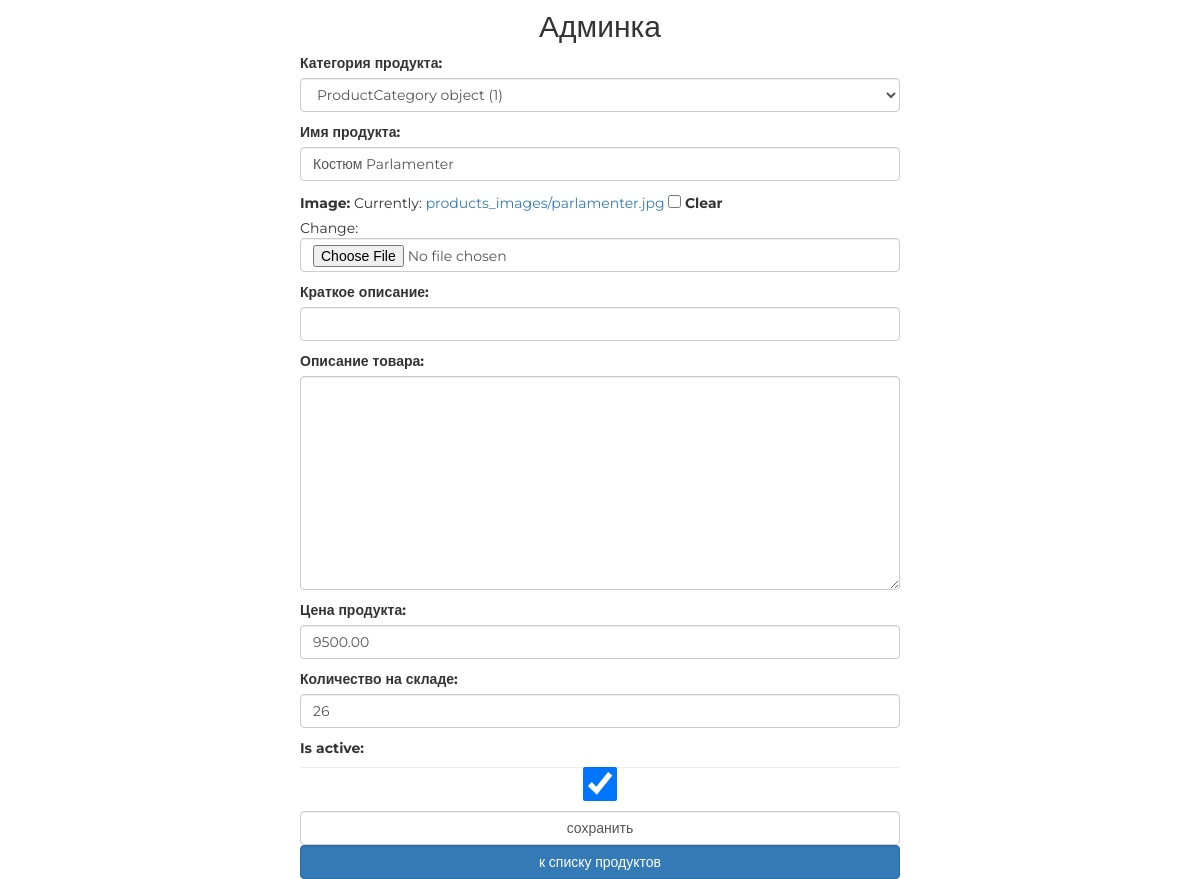
/my/admin/product/update/1/ (signed in), run on the app's committed database.
### mainapp/models.py (models this page shows)
class Product(models.Model):
    category = models.ForeignKey(ProductCategory, verbose_name='категория продукта', on_delete=models.CASCADE)
    name = models.CharField('имя продукта', max_length=128)
    image = models.ImageField(upload_to='products_images', blank=True)
    short_desc = models.CharField('краткое описание', max_length=64, blank=True)
    desc = models.TextField('описание товара', blank=True)
    price = models.DecimalField('цена продукта', max_digits=8, decimal_places=2, default=0)
    quantity = models.PositiveIntegerField('количество на складе', default=0)
    is_active = models.BooleanField(default=True)

### adminapp/views.py (the view, shortened to what this page needs)
# urls.py: path('product/update/<int:pk>/', adminapp.ProductUpdateView.as_view(), name='product_update'),
class ProductUpdateView(SuperUserOnlyMixin, PageTitleMixin, UpdateView):
    model = Product
    form_class = AdminProductUpdateForm
    def get_context_data(self, **kwargs):
        context = super().get_context_data(**kwargs)
        context['title'] = 'Продукты/редактирование'
        context['object'] = self.get_object()
        return context

### adminapp/forms.py
class AdminProductUpdateForm(forms.ModelForm):
    class Meta:
        model = Product
        fields = '__all__'
    def __init__(self, *args, **kwargs):
        super().__init__(*args, **kwargs)
        for field_name, field in self.fields.items():
            field.widget.attrs['class'] = 'form-control'

### adminapp/views.py (called while the page is built)
    @method_decorator(user_passes_test(lambda x: x.is_superuser))
    def dispatch(self, request, *args, **kwargs):
        return super().dispatch(request, *args, **kwargs)

    def get_context_data(self, **kwargs):
        context = super().get_context_data(**kwargs)
        context['title'] = self.page_title
        return context

### basketapp/context_processors.py (called while the page is built)
def basket(request):
    if request.user.is_authenticated:
        basket = request.user.basket.all()
    else:
        basket = []
    return {
        'basket':basket,
    }

### mainapp/context_processors.py (called while the page is built)
def menu(request):
    menu = ProductCategory.objects.filter(is_active=True)
    return {
        'categories': menu,
    }

### adminapp/templates/mainapp/product_form.html (shortened to what this page needs)
{% extends 'adminapp/base.html' %}
{% load static %}
{% block container %}
    <div class="new_category_form">
        <form class="form-horizontal" method="post" enctype="multipart/form-data">
            {{ form.as_p }}
            <input class="form-control" type="submit" value="сохранить">
        </form>
        <a href="{% url 'my_admin:category_products' object.category.pk %}"
           class="btn btn-primary form-control last">
            к списку продуктов
        </a>
    </div>
{% endblock %}

### static/css/style.css (style rules this page uses)
* { margin: 0; padding: 0; }
body { font-family: 'Montserrat', sans-serif; }
html, body { height: 100%; }
.new_category_form { margin: 0 auto; width: 600px; }

### data on the page
Product: category "ProductCategory object (1)", name "Костюм Parlamenter", price "9500.00", quantity "26", is_active "☑"
